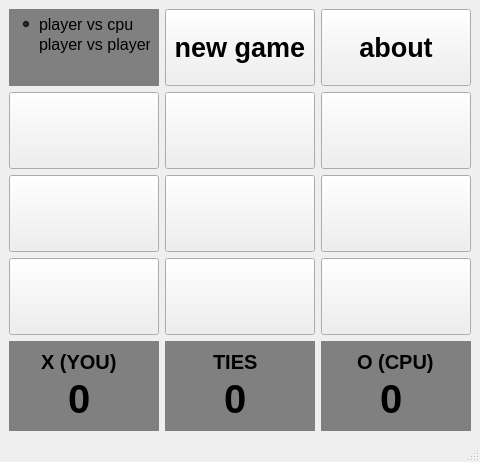
<?xml version="1.0" encoding="UTF-8"?>
<ui version="4.0">
 <class>MainWindow</class>
 <widget class="QMainWindow" name="MainWindow">
  <property name="geometry">
   <rect>
    <x>0</x>
    <y>0</y>
    <width>474</width>
    <height>462</height>
   </rect>
  </property>
  <property name="sizePolicy">
   <sizepolicy hsizetype="Preferred" vsizetype="Expanding">
    <horstretch>0</horstretch>
    <verstretch>0</verstretch>
   </sizepolicy>
  </property>
  <property name="windowTitle">
   <string>MainWindow</string>
  </property>
  <property name="styleSheet">
   <string notr="true"/>
  </property>
  <widget class="QWidget" name="centralwidget">
   <layout class="QGridLayout" name="gridLayout">
    <item row="0" column="0">
     <widget class="QGroupBox" name="groupBox_5">
      <property name="sizePolicy">
       <sizepolicy hsizetype="Minimum" vsizetype="Expanding">
        <horstretch>0</horstretch>
        <verstretch>0</verstretch>
       </sizepolicy>
      </property>
      <property name="minimumSize">
       <size>
        <width>0</width>
        <height>50</height>
       </size>
      </property>
      <property name="styleSheet">
       <string notr="true">background-color: gray; border: none;</string>
      </property>
      <property name="title">
       <string/>
      </property>
      <widget class="QRadioButton" name="rb_player">
       <property name="geometry">
        <rect>
         <x>10</x>
         <y>25</y>
         <width>131</width>
         <height>20</height>
        </rect>
       </property>
       <property name="font">
        <font>
         <pointsize>12</pointsize>
        </font>
       </property>
       <property name="styleSheet">
        <string notr="true">background-color: transparent;</string>
       </property>
       <property name="text">
        <string>player vs player</string>
       </property>
      </widget>
      <widget class="QRadioButton" name="rb_cpu">
       <property name="geometry">
        <rect>
         <x>10</x>
         <y>5</y>
         <width>121</width>
         <height>20</height>
        </rect>
       </property>
       <property name="font">
        <font>
         <pointsize>12</pointsize>
        </font>
       </property>
       <property name="styleSheet">
        <string notr="true">background-color: transparent;</string>
       </property>
       <property name="text">
        <string>player vs cpu</string>
       </property>
       <property name="checked">
        <bool>true</bool>
       </property>
      </widget>
     </widget>
    </item>
    <item row="0" column="1">
     <widget class="QPushButton" name="btn_newgame">
      <property name="sizePolicy">
       <sizepolicy hsizetype="Minimum" vsizetype="Expanding">
        <horstretch>0</horstretch>
        <verstretch>0</verstretch>
       </sizepolicy>
      </property>
      <property name="font">
       <font>
        <pointsize>20</pointsize>
        <bold>true</bold>
       </font>
      </property>
      <property name="text">
       <string>new game</string>
      </property>
     </widget>
    </item>
    <item row="0" column="2">
     <widget class="QPushButton" name="btn_about">
      <property name="sizePolicy">
       <sizepolicy hsizetype="Minimum" vsizetype="Expanding">
        <horstretch>0</horstretch>
        <verstretch>0</verstretch>
       </sizepolicy>
      </property>
      <property name="font">
       <font>
        <pointsize>20</pointsize>
        <bold>true</bold>
       </font>
      </property>
      <property name="text">
       <string>about</string>
      </property>
     </widget>
    </item>
    <item row="1" column="0">
     <widget class="QPushButton" name="btn1">
      <property name="sizePolicy">
       <sizepolicy hsizetype="Minimum" vsizetype="Expanding">
        <horstretch>0</horstretch>
        <verstretch>0</verstretch>
       </sizepolicy>
      </property>
      <property name="font">
       <font>
        <pointsize>40</pointsize>
        <bold>true</bold>
       </font>
      </property>
      <property name="text">
       <string/>
      </property>
     </widget>
    </item>
    <item row="1" column="1">
     <widget class="QPushButton" name="btn2">
      <property name="sizePolicy">
       <sizepolicy hsizetype="Minimum" vsizetype="Expanding">
        <horstretch>0</horstretch>
        <verstretch>0</verstretch>
       </sizepolicy>
      </property>
      <property name="font">
       <font>
        <pointsize>40</pointsize>
        <bold>true</bold>
       </font>
      </property>
      <property name="text">
       <string/>
      </property>
     </widget>
    </item>
    <item row="1" column="2">
     <widget class="QPushButton" name="btn3">
      <property name="sizePolicy">
       <sizepolicy hsizetype="Minimum" vsizetype="Expanding">
        <horstretch>0</horstretch>
        <verstretch>0</verstretch>
       </sizepolicy>
      </property>
      <property name="font">
       <font>
        <pointsize>40</pointsize>
        <bold>true</bold>
       </font>
      </property>
      <property name="text">
       <string/>
      </property>
     </widget>
    </item>
    <item row="2" column="0">
     <widget class="QPushButton" name="btn4">
      <property name="sizePolicy">
       <sizepolicy hsizetype="Minimum" vsizetype="Expanding">
        <horstretch>0</horstretch>
        <verstretch>0</verstretch>
       </sizepolicy>
      </property>
      <property name="font">
       <font>
        <pointsize>40</pointsize>
        <bold>true</bold>
       </font>
      </property>
      <property name="text">
       <string/>
      </property>
     </widget>
    </item>
    <item row="2" column="1">
     <widget class="QPushButton" name="btn5">
      <property name="sizePolicy">
       <sizepolicy hsizetype="Minimum" vsizetype="Expanding">
        <horstretch>0</horstretch>
        <verstretch>0</verstretch>
       </sizepolicy>
      </property>
      <property name="font">
       <font>
        <pointsize>40</pointsize>
        <bold>true</bold>
       </font>
      </property>
      <property name="text">
       <string/>
      </property>
     </widget>
    </item>
    <item row="2" column="2">
     <widget class="QPushButton" name="btn6">
      <property name="sizePolicy">
       <sizepolicy hsizetype="Minimum" vsizetype="Expanding">
        <horstretch>0</horstretch>
        <verstretch>0</verstretch>
       </sizepolicy>
      </property>
      <property name="font">
       <font>
        <pointsize>40</pointsize>
        <bold>true</bold>
       </font>
      </property>
      <property name="text">
       <string/>
      </property>
     </widget>
    </item>
    <item row="3" column="0">
     <widget class="QPushButton" name="btn7">
      <property name="sizePolicy">
       <sizepolicy hsizetype="Minimum" vsizetype="Expanding">
        <horstretch>0</horstretch>
        <verstretch>0</verstretch>
       </sizepolicy>
      </property>
      <property name="font">
       <font>
        <pointsize>40</pointsize>
        <bold>true</bold>
       </font>
      </property>
      <property name="text">
       <string/>
      </property>
     </widget>
    </item>
    <item row="3" column="1">
     <widget class="QPushButton" name="btn8">
      <property name="sizePolicy">
       <sizepolicy hsizetype="Minimum" vsizetype="Expanding">
        <horstretch>0</horstretch>
        <verstretch>0</verstretch>
       </sizepolicy>
      </property>
      <property name="font">
       <font>
        <pointsize>40</pointsize>
        <bold>true</bold>
       </font>
      </property>
      <property name="styleSheet">
       <string notr="true"/>
      </property>
      <property name="text">
       <string/>
      </property>
     </widget>
    </item>
    <item row="3" column="2">
     <widget class="QPushButton" name="btn9">
      <property name="sizePolicy">
       <sizepolicy hsizetype="Minimum" vsizetype="Expanding">
        <horstretch>0</horstretch>
        <verstretch>0</verstretch>
       </sizepolicy>
      </property>
      <property name="font">
       <font>
        <pointsize>40</pointsize>
        <bold>true</bold>
       </font>
      </property>
      <property name="text">
       <string/>
      </property>
     </widget>
    </item>
    <item row="4" column="0">
     <widget class="QGroupBox" name="gb_x">
      <property name="sizePolicy">
       <sizepolicy hsizetype="Minimum" vsizetype="Expanding">
        <horstretch>0</horstretch>
        <verstretch>0</verstretch>
       </sizepolicy>
      </property>
      <property name="minimumSize">
       <size>
        <width>0</width>
        <height>90</height>
       </size>
      </property>
      <property name="styleSheet">
       <string notr="true">background-color: gray; border: none;</string>
      </property>
      <property name="title">
       <string notr="true"/>
      </property>
      <widget class="QLineEdit" name="tb_x">
       <property name="geometry">
        <rect>
         <x>40</x>
         <y>30</y>
         <width>61</width>
         <height>55</height>
        </rect>
       </property>
       <property name="sizePolicy">
        <sizepolicy hsizetype="Expanding" vsizetype="Expanding">
         <horstretch>0</horstretch>
         <verstretch>0</verstretch>
        </sizepolicy>
       </property>
       <property name="font">
        <font>
         <pointsize>30</pointsize>
         <bold>true</bold>
        </font>
       </property>
       <property name="styleSheet">
        <string notr="true">background-color: transparent; border: none;</string>
       </property>
       <property name="text">
        <string>0</string>
       </property>
       <property name="alignment">
        <set>Qt::AlignCenter</set>
       </property>
       <property name="readOnly">
        <bool>true</bool>
       </property>
      </widget>
      <widget class="QLineEdit" name="textbox_11">
       <property name="geometry">
        <rect>
         <x>30</x>
         <y>0</y>
         <width>81</width>
         <height>41</height>
        </rect>
       </property>
       <property name="sizePolicy">
        <sizepolicy hsizetype="Expanding" vsizetype="Expanding">
         <horstretch>0</horstretch>
         <verstretch>0</verstretch>
        </sizepolicy>
       </property>
       <property name="font">
        <font>
         <pointsize>15</pointsize>
         <bold>true</bold>
        </font>
       </property>
       <property name="styleSheet">
        <string notr="true">background-color: transparent; border: none;</string>
       </property>
       <property name="text">
        <string>X (YOU)</string>
       </property>
       <property name="alignment">
        <set>Qt::AlignCenter</set>
       </property>
       <property name="readOnly">
        <bool>true</bool>
       </property>
      </widget>
     </widget>
    </item>
    <item row="4" column="1">
     <widget class="QGroupBox" name="groupBox_3">
      <property name="sizePolicy">
       <sizepolicy hsizetype="Minimum" vsizetype="Expanding">
        <horstretch>0</horstretch>
        <verstretch>0</verstretch>
       </sizepolicy>
      </property>
      <property name="minimumSize">
       <size>
        <width>0</width>
        <height>90</height>
       </size>
      </property>
      <property name="styleSheet">
       <string notr="true">background-color: gray; border: none;</string>
      </property>
      <property name="title">
       <string/>
      </property>
      <widget class="QLineEdit" name="tb_t">
       <property name="geometry">
        <rect>
         <x>40</x>
         <y>30</y>
         <width>61</width>
         <height>55</height>
        </rect>
       </property>
       <property name="sizePolicy">
        <sizepolicy hsizetype="Expanding" vsizetype="Expanding">
         <horstretch>0</horstretch>
         <verstretch>0</verstretch>
        </sizepolicy>
       </property>
       <property name="font">
        <font>
         <pointsize>30</pointsize>
         <bold>true</bold>
        </font>
       </property>
       <property name="styleSheet">
        <string notr="true">background-color: transparent; border: none;</string>
       </property>
       <property name="text">
        <string>0</string>
       </property>
       <property name="cursorPosition">
        <number>1</number>
       </property>
       <property name="alignment">
        <set>Qt::AlignCenter</set>
       </property>
       <property name="readOnly">
        <bool>true</bool>
       </property>
      </widget>
      <widget class="QLineEdit" name="textbox_12">
       <property name="geometry">
        <rect>
         <x>30</x>
         <y>0</y>
         <width>81</width>
         <height>41</height>
        </rect>
       </property>
       <property name="sizePolicy">
        <sizepolicy hsizetype="Expanding" vsizetype="Expanding">
         <horstretch>0</horstretch>
         <verstretch>0</verstretch>
        </sizepolicy>
       </property>
       <property name="font">
        <font>
         <pointsize>15</pointsize>
         <bold>true</bold>
        </font>
       </property>
       <property name="styleSheet">
        <string notr="true">background-color: transparent; border: none;</string>
       </property>
       <property name="text">
        <string>TIES</string>
       </property>
       <property name="alignment">
        <set>Qt::AlignCenter</set>
       </property>
       <property name="readOnly">
        <bool>true</bool>
       </property>
      </widget>
     </widget>
    </item>
    <item row="4" column="2">
     <widget class="QGroupBox" name="gb_o">
      <property name="sizePolicy">
       <sizepolicy hsizetype="Minimum" vsizetype="Expanding">
        <horstretch>0</horstretch>
        <verstretch>0</verstretch>
       </sizepolicy>
      </property>
      <property name="minimumSize">
       <size>
        <width>0</width>
        <height>90</height>
       </size>
      </property>
      <property name="styleSheet">
       <string notr="true">background-color: gray; border: none;</string>
      </property>
      <property name="title">
       <string/>
      </property>
      <widget class="QLineEdit" name="tb_o">
       <property name="geometry">
        <rect>
         <x>40</x>
         <y>30</y>
         <width>61</width>
         <height>55</height>
        </rect>
       </property>
       <property name="sizePolicy">
        <sizepolicy hsizetype="Expanding" vsizetype="Expanding">
         <horstretch>0</horstretch>
         <verstretch>0</verstretch>
        </sizepolicy>
       </property>
       <property name="font">
        <font>
         <pointsize>30</pointsize>
         <bold>true</bold>
        </font>
       </property>
       <property name="styleSheet">
        <string notr="true">background-color: transparent; border: none;</string>
       </property>
       <property name="text">
        <string>0</string>
       </property>
       <property name="alignment">
        <set>Qt::AlignCenter</set>
       </property>
       <property name="readOnly">
        <bool>true</bool>
       </property>
      </widget>
      <widget class="QLineEdit" name="tb_another">
       <property name="geometry">
        <rect>
         <x>20</x>
         <y>0</y>
         <width>111</width>
         <height>41</height>
        </rect>
       </property>
       <property name="sizePolicy">
        <sizepolicy hsizetype="Expanding" vsizetype="Expanding">
         <horstretch>0</horstretch>
         <verstretch>0</verstretch>
        </sizepolicy>
       </property>
       <property name="font">
        <font>
         <pointsize>15</pointsize>
         <bold>true</bold>
        </font>
       </property>
       <property name="styleSheet">
        <string notr="true">background-color: transparent; border: none;</string>
       </property>
       <property name="text">
        <string>O (CPU)</string>
       </property>
       <property name="alignment">
        <set>Qt::AlignCenter</set>
       </property>
       <property name="readOnly">
        <bool>true</bool>
       </property>
      </widget>
     </widget>
    </item>
   </layout>
  </widget>
  <widget class="QMenuBar" name="menubar">
   <property name="geometry">
    <rect>
     <x>0</x>
     <y>0</y>
     <width>474</width>
     <height>22</height>
    </rect>
   </property>
  </widget>
  <widget class="QStatusBar" name="statusbar"/>
 </widget>
 <resources/>
 <connections/>
</ui>
